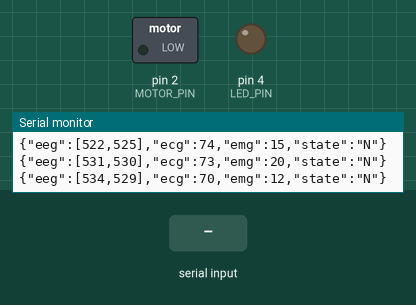
This sketch was run on a simulated Arduino Uno, built with avr-gcc and run on an emulated ATmega328P. Shown: switched loads named in the sketch (green lamp = pin HIGH), output pins drawn as LEDs (lit = HIGH), the last lines printed to the serial monitor. Dashed ring = blinking. Inputs (shaded band) come from the test bench. Random numbers use the default seed unless the sketch sets one.

Above: at 1.2 s.
1.3 s: "P" received over Serial
At 1.37 s:
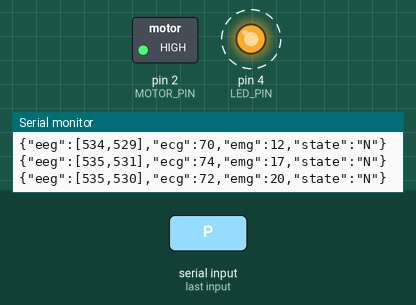
4.3 s: "N" received over Serial
At 4.9 s:
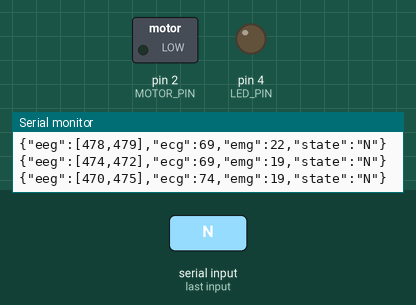
6.6 s: "S" received over Serial
At 7.8 s:
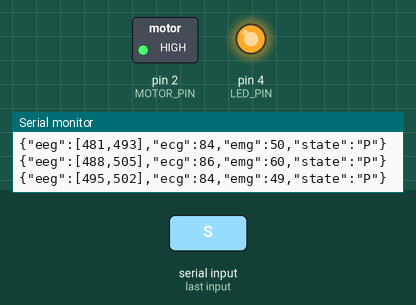
Timing chart, 0 to 9.6 s (numbered marks = the images above; inputs shaded):
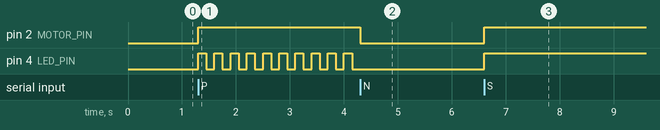

The sketch:

sketch_may19a.ino
```cpp
/****************************************************
 * EPICARE SYSTEM - FINAL COMPLETE CODE
 * ACC بيظهر بس في Seizure
 ****************************************************/

const int ECG_PIN = A0;
const int EMG_PIN = A5;
const int LED_PIN = 4;
const int MOTOR_PIN = 2;

char systemState = 'N';
char deviceCommand = 'N';
bool hasBackendCommand = false;

float eegPhase1 = 0, eegPhase2 = 0;
unsigned long lastSendTime = 0;
unsigned long lastBlink = 0;
bool blinkState = false;

// متغيرات الـ Accelerometer (تستخدم بس في Seizure)
float accX = 0, accY = 0, accZ = 0;
unsigned long lastAccChange = 0;

// متغيرات للزيادة التدريجية
float ecgValue = 75;
float emgValue = 20;

void setup() {
  Serial.begin(115200);
  pinMode(LED_PIN, OUTPUT);
  pinMode(MOTOR_PIN, OUTPUT);
  digitalWrite(LED_PIN, LOW);
  digitalWrite(MOTOR_PIN, LOW);
}

void loop() {
  unsigned long currentTime = millis();
  readBackendCommand();
  unsigned long cycleTime = currentTime % 15000;  // 15 ثانية لكل loop كامل (5 ثواني لكل حالة)

  // ================= تحديد الحالة =================
  if (cycleTime < 5000) {
    systemState = 'N';   // Normal 0-5 ثواني
    // ECG و EMG طبيعيين
    ecgValue = 72 + random(-3, 3);
    emgValue = 15 + random(-5, 10);
  }
  else if (cycleTime < 10000) {
    systemState = 'P';   // Prediction 5-10 ثواني
    // زيادة تدريجية
    float progress = (cycleTime - 5000) / 5000.0;
    ecgValue = 75 + (progress * 20);
    emgValue = 20 + (progress * 60);
    ecgValue += random(-2, 2);
    emgValue += random(-5, 10);
  }
  else {
    systemState = 'S';   // Seizure 10-15 ثانية
    // زيادة تدريجية في EMG ونقص في ECG
    float progress = (cycleTime - 10000) / 5000.0;
    ecgValue = 95 - (progress * 35);
    emgValue = 80 + (progress * 150);
    ecgValue += random(-2, 2);
    emgValue += random(-10, 20);

    ecgValue = constrain(ecgValue, 55, 100);
    emgValue = constrain(emgValue, 60, 280);

    // ================= ACC يشتغل بس هنا =================
    updateAccelerometer(currentTime, cycleTime);
  }

  // ================= إرسال البيانات =================
  if (currentTime - lastSendTime >= 100) {
    lastSendTime = currentTime;
    sendSensorData();
  }

  // ================= تنفيذ المؤثرات =================
  executeActuation();
}

void readBackendCommand() {
  while (Serial.available() > 0) {
    char incoming = Serial.read();
    if (incoming == 'N' || incoming == 'P' || incoming == 'S') {
      deviceCommand = incoming;
      hasBackendCommand = true;
    }
  }
}

// =================  الـ ACC فقط في Seizure =================
void updateAccelerometer(unsigned long currentTime, unsigned long cycleTime) {
  // حركة رعشة بأرقام واقعية
  float progress = (cycleTime - 10000) / 5000.0;
  float intensity = 2.0 + (progress * 3.0);  // 2 to 5

  accX = random(-150, 150) / 100.0 * intensity;
  accY = random(-120, 180) / 100.0 * intensity;
  accZ = 980 + random(-80, 100) * intensity;

  // رعشة سريعة كل 50ms
  if (currentTime - lastAccChange > 50) {
    lastAccChange = currentTime;
    accX += random(-20, 20) / 100.0;
    accY += random(-20, 20) / 100.0;
    accZ += random(-15, 15);
  }

  accX = constrain(accX, -3.5, 3.5);
  accY = constrain(accY, -3.0, 4.0);
  accZ = constrain(accZ, 900, 1080);
}

// ================= 📡 إرسال البيانات =================
void sendSensorData() {
  int eeg1 = generateEEG(1);
  int eeg2 = generateEEG(2);

  int ecg = (int)ecgValue;
  int emg = (int)emgValue;

  if (systemState == 'S') {
    // في حالة Seizure: نبعث مع ACC
    Serial.print("{\"eeg\":[");
    Serial.print(eeg1); Serial.print(",");
    Serial.print(eeg2); Serial.print("],\"ecg\":");
    Serial.print(ecg); Serial.print(",\"emg\":");
    Serial.print(emg); Serial.print(",\"acc\":[");
    Serial.print(accX, 2); Serial.print(",");
    Serial.print(accY, 2); Serial.print(",");
    Serial.print(accZ, 0); Serial.print("],\"state\":\"");
    Serial.print(systemState); Serial.println("\"}");
  }
  else {
    // في Normal و Prediction: بدون ACC
    Serial.print("{\"eeg\":[");
    Serial.print(eeg1); Serial.print(",");
    Serial.print(eeg2); Serial.print("],\"ecg\":");
    Serial.print(ecg); Serial.print(",\"emg\":");
    Serial.print(emg); Serial.print(",\"state\":\"");
    Serial.print(systemState); Serial.println("\"}");
  }
}

// ================= توليد EEG =================
int generateEEG(int channel) {
  float& phase = (channel == 1) ? eegPhase1 : eegPhase2;
  phase += 0.08;
  if (phase > 6.28) phase = 0;

  int base = 500 + (int)(sin(phase) * 40) + random(-5, 5);

  if (systemState == 'N') {
    return constrain(base, 450, 550);
  }
  else if (systemState == 'P') {
    return constrain(base + random(-10, 15), 430, 570);
  }
  else {
    if (random(0, 100) > 85) {
      base += random(60, 120);
    }
    return constrain(base + random(-15, 20), 400, 650);
  }
}

// ================= ⚙️ تنفيذ المؤثرات =================
void executeActuation() {
  char actuationState = hasBackendCommand ? deviceCommand : systemState;

  if (actuationState == 'N') {
    // 🟢 Normal: LED طافي - موتور واقف
    digitalWrite(LED_PIN, LOW);
    digitalWrite(MOTOR_PIN, LOW);
  }
  else if (actuationState == 'P') {
    // 🟡 Prediction: LED يومض بسرعة - موتور يتحرك
    if (millis() - lastBlink >= 150) {  // وميض سريع كل 150ms
      lastBlink = millis();
      blinkState = !blinkState;
      digitalWrite(LED_PIN, blinkState);
    }
    digitalWrite(MOTOR_PIN, HIGH);  // موتور يبدأ يتحرك
  }
  else {
    // 🔴 Seizure: LED ثابت منور - موتور أقصى سرعة
    digitalWrite(LED_PIN, HIGH);
    digitalWrite(MOTOR_PIN, HIGH);
  }
}
```

Measured:
- after the input at 1.3 s, pin 2 (MOTOR_PIN): LOW → HIGH at once; pin 4 (LED_PIN): alternates HIGH for 0.15 s and LOW for 0.15 s, starting at once
- after the input at 4.3 s, pin 2 (MOTOR_PIN): HIGH → LOW at once
- after the input at 6.6 s, pin 2 (MOTOR_PIN), pin 4 (LED_PIN): LOW → HIGH at once
